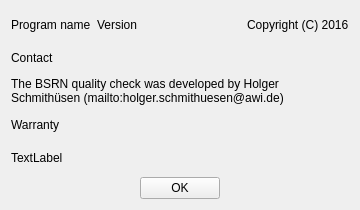
<?xml version="1.0" encoding="UTF-8"?>
<ui version="4.0">
 <class>AboutDialog</class>
 <widget class="QWidget" name="AboutDialog">
  <property name="geometry">
   <rect>
    <x>0</x>
    <y>0</y>
    <width>360</width>
    <height>210</height>
   </rect>
  </property>
  <property name="sizePolicy">
   <sizepolicy hsizetype="Preferred" vsizetype="Preferred">
    <horstretch>0</horstretch>
    <verstretch>0</verstretch>
   </sizepolicy>
  </property>
  <property name="windowTitle">
   <string>Form</string>
  </property>
  <layout class="QGridLayout" name="gridLayout">
   <item row="0" column="0">
    <layout class="QHBoxLayout" name="horizontalLayout_2">
     <item>
      <widget class="QLabel" name="ProgramName">
       <property name="text">
        <string>Program name</string>
       </property>
      </widget>
     </item>
     <item>
      <widget class="QLabel" name="Version">
       <property name="text">
        <string>Version</string>
       </property>
      </widget>
     </item>
     <item>
      <spacer name="horizontalSpacer_3">
       <property name="orientation">
        <enum>Qt::Horizontal</enum>
       </property>
       <property name="sizeHint" stdset="0">
        <size>
         <width>40</width>
         <height>20</height>
        </size>
       </property>
      </spacer>
     </item>
     <item>
      <widget class="QLabel" name="Copyright">
       <property name="text">
        <string>Copyright (C) 2016</string>
       </property>
      </widget>
     </item>
    </layout>
   </item>
   <item row="1" column="0">
    <widget class="QLabel" name="Contact">
     <property name="text">
      <string>Contact</string>
     </property>
    </widget>
   </item>
   <item row="2" column="0">
    <widget class="QLabel" name="label">
     <property name="text">
      <string>The BSRN quality check was developed by Holger Schmithüsen (mailto:holger.schmithuesen@awi.de)</string>
     </property>
     <property name="wordWrap">
      <bool>true</bool>
     </property>
    </widget>
   </item>
   <item row="3" column="0">
    <widget class="QLabel" name="Warranty">
     <property name="sizePolicy">
      <sizepolicy hsizetype="Preferred" vsizetype="Preferred">
       <horstretch>0</horstretch>
       <verstretch>0</verstretch>
      </sizepolicy>
     </property>
     <property name="text">
      <string>Warranty</string>
     </property>
     <property name="wordWrap">
      <bool>true</bool>
     </property>
    </widget>
   </item>
   <item row="4" column="0">
    <layout class="QHBoxLayout" name="horizontalLayout_3">
     <item>
      <widget class="QLabel" name="newVersion">
       <property name="text">
        <string>TextLabel</string>
       </property>
       <property name="openExternalLinks">
        <bool>true</bool>
       </property>
      </widget>
     </item>
     <item>
      <spacer name="horizontalSpacer_4">
       <property name="orientation">
        <enum>Qt::Horizontal</enum>
       </property>
       <property name="sizeHint" stdset="0">
        <size>
         <width>40</width>
         <height>20</height>
        </size>
       </property>
      </spacer>
     </item>
    </layout>
   </item>
   <item row="5" column="0">
    <layout class="QHBoxLayout" name="horizontalLayout">
     <item>
      <spacer name="horizontalSpacer">
       <property name="orientation">
        <enum>Qt::Horizontal</enum>
       </property>
       <property name="sizeHint" stdset="0">
        <size>
         <width>40</width>
         <height>20</height>
        </size>
       </property>
      </spacer>
     </item>
     <item>
      <widget class="QPushButton" name="OK_pushButton">
       <property name="text">
        <string>OK</string>
       </property>
      </widget>
     </item>
     <item>
      <spacer name="horizontalSpacer_2">
       <property name="orientation">
        <enum>Qt::Horizontal</enum>
       </property>
       <property name="sizeHint" stdset="0">
        <size>
         <width>40</width>
         <height>20</height>
        </size>
       </property>
      </spacer>
     </item>
    </layout>
   </item>
  </layout>
 </widget>
 <resources/>
 <connections/>
</ui>
